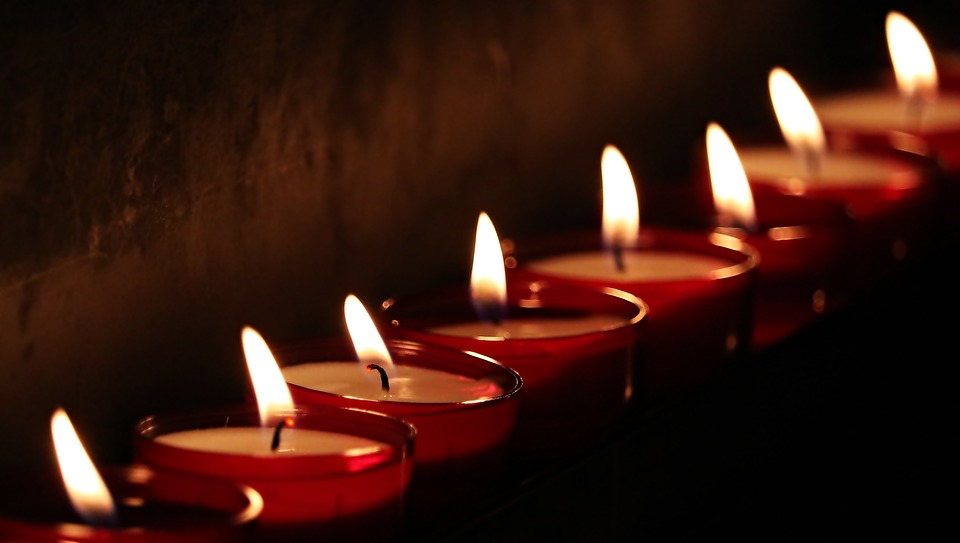
#> input picture data/images/candle.jpg, 960 x 543 px
$ python 22_brightness.py
#> lines starting #> are read from the running program, lines starting #| are printed output that depends on the picture
import cv2
import numpy as np

img = cv2.imread('data/images/candle.jpg', 1)
#> img is the input picture: shape (543, 960, 3); mean B, G, R 15.7, 24.6, 56.2

cv2.imshow("original", img)


beta = 100

# 1. 컬러 스페이스 변경 => YCrCb
ycbImage = cv2.cvtColor(img, cv2.COLOR_BGR2YCrCb)
#> ycbImage: shape (543, 960, 3); mean of channels 0, 1, 2 33, 144.5, 118.2

# 2. 데이터 가공을 위해서, uint8을 => float32로 변경
ycbImage = ycbImage.astype('float32')
#> ycbImage: shape (543, 960, 3) float32; mean of channels 0, 1, 2 33, 144.5, 118.3

print(ycbImage.dtype)
#| float32

# 3. 채널 분리
Y, Cr, Cb = cv2.split(ycbImage)
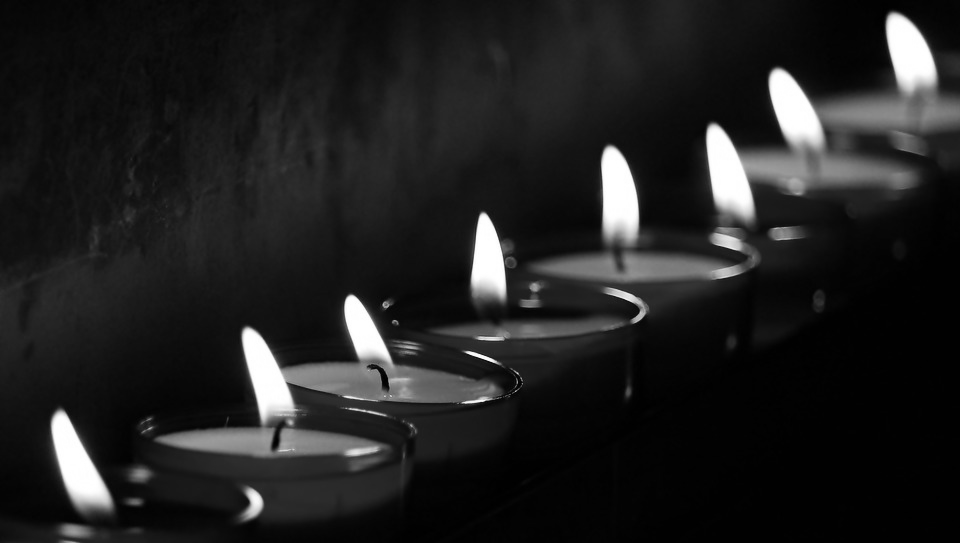
#> Y: shape (543, 960) float32; min 0, max 255, mean 33
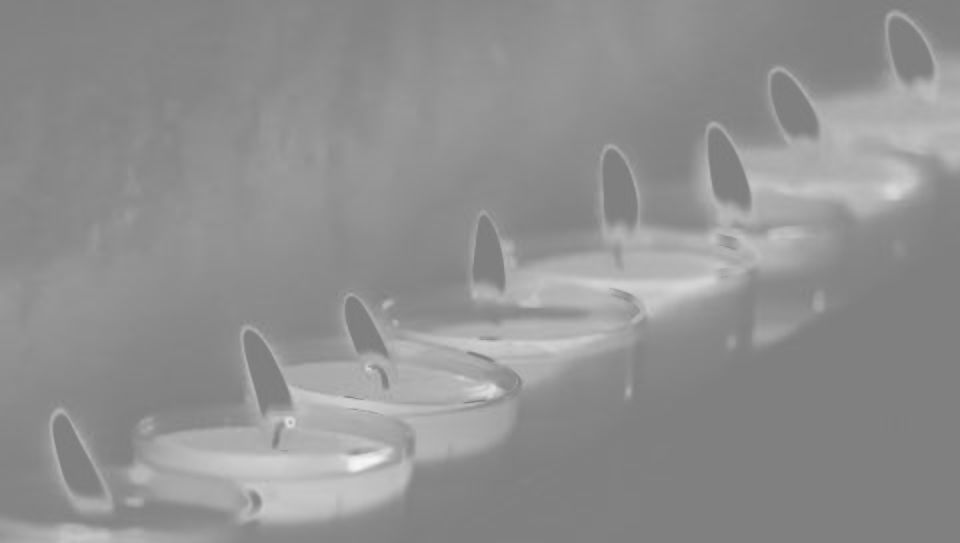
#> Cr: shape (543, 960) float32; min 123, max 246, mean 144.5
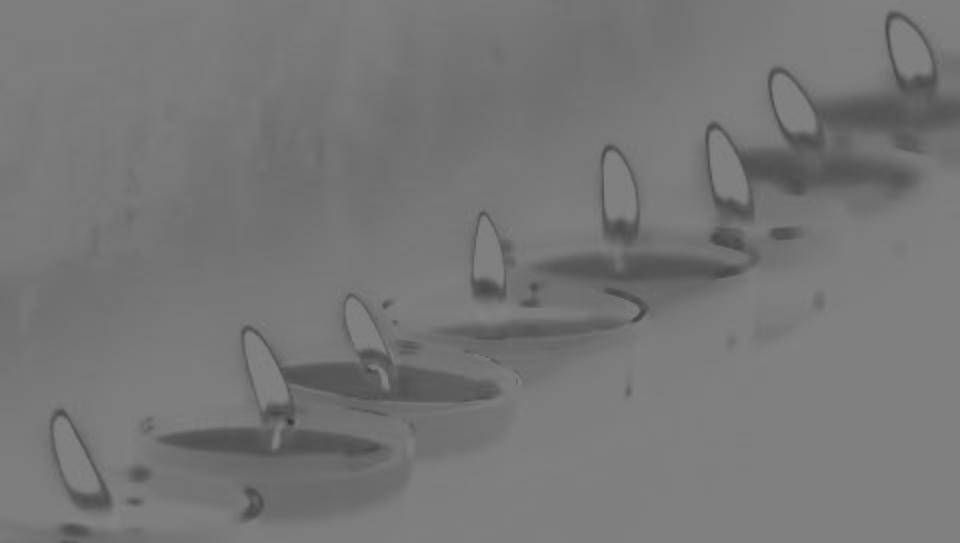
#> Cb: shape (543, 960) float32; min 54, max 131, mean 118.2

# 4.밝기 조절 한다.
Y = Y + beta

# 5.연산이 전부 끝나면, np.clip이용
Y = np.clip(Y, 0, 255)
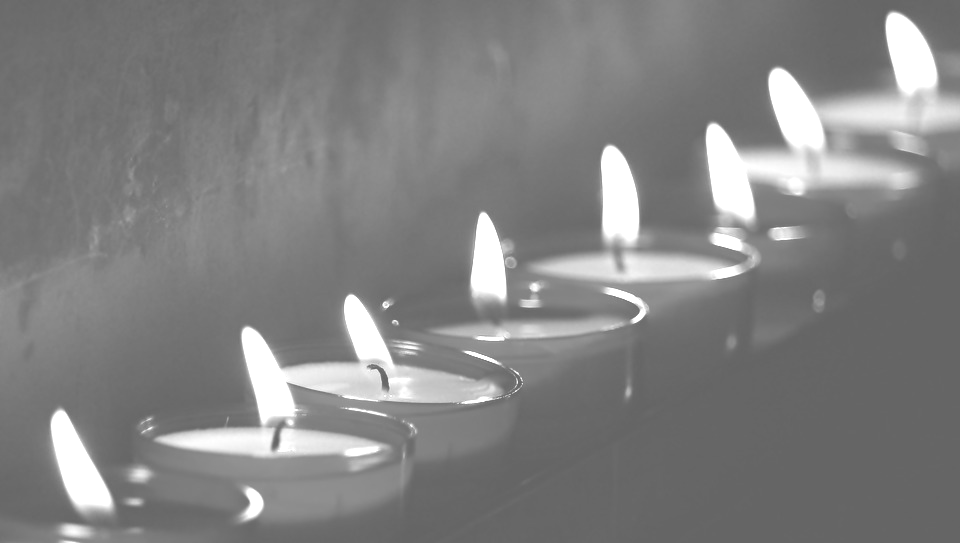
#> Y: shape (543, 960) float32; min 100, max 255, mean 129.6

# 6.채널을 하나로 합친다.
ycbImage = cv2.merge( [Y, Cr, Cb] )
#> ycbImage: shape (543, 960, 3) float32; mean of channels 0, 1, 2 129.7, 144.5, 118.3

# 7. uint8로 변경
ycbImage = np.uint8(ycbImage)
#> ycbImage: shape (543, 960, 3); mean of channels 0, 1, 2 129.6, 144.5, 118.2

# 8.화면 표시를 위해서 컬러스페이스를 다시 변경
ycbImage = cv2.cvtColor(ycbImage, cv2.COLOR_YCrCb2BGR)
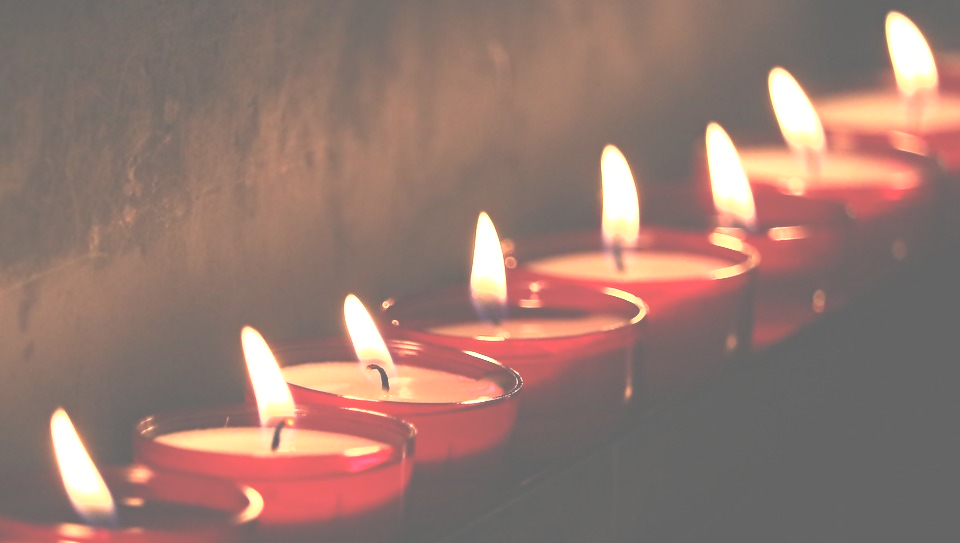
#> ycbImage: shape (543, 960, 3); mean B, G, R 112.2, 121.2, 150.3

# 9. 화면에 표시
cv2.imshow('dst', ycbImage)

cv2.waitKey(0)
cv2.destroyAllWindows()
